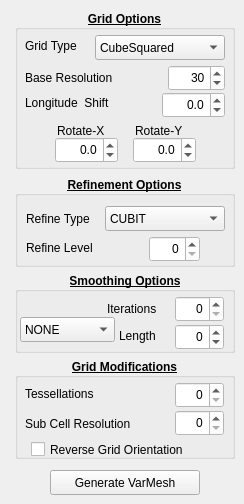
      <widget class="QWidget" name="VrmOpts">
       <property name="enabled">
        <bool>true</bool>
       </property>
       <attribute name="title">
        <string>VRM</string>
       </attribute>
       <widget class="QGroupBox" name="refineOptions">
        <property name="geometry">
         <rect>
          <x>15</x>
          <y>176</y>
          <width>220</width>
          <height>91</height>
         </rect>
        </property>
        <property name="sizePolicy">
         <sizepolicy hsizetype="Preferred" vsizetype="Preferred">
          <horstretch>0</horstretch>
          <verstretch>0</verstretch>
         </sizepolicy>
        </property>
        <property name="font">
         <font>
          <weight>75</weight>
          <bold>true</bold>
          <underline>true</underline>
         </font>
        </property>
        <property name="styleSheet">
         <string notr="true"/>
        </property>
        <property name="title">
         <string>Refinement Options</string>
        </property>
        <property name="alignment">
         <set>Qt::AlignCenter</set>
        </property>
        <widget class="QComboBox" name="refineTypeVal">
         <property name="geometry">
          <rect>
           <x>90</x>
           <y>30</y>
           <width>120</width>
           <height>25</height>
          </rect>
         </property>
         <property name="font">
          <font>
           <weight>50</weight>
           <bold>false</bold>
           <underline>false</underline>
          </font>
         </property>
         <property name="toolTip">
          <string/>
         </property>
         <property name="whatsThis">
          <string>&lt;html&gt;&lt;head/&gt;&lt;body&gt;&lt;p&gt;&lt;br/&gt;&lt;/p&gt;&lt;/body&gt;&lt;/html&gt;</string>
         </property>
         <item>
          <property name="text">
           <string>CUBIT</string>
          </property>
         </item>
         <item>
          <property name="text">
           <string>LOWCONN</string>
          </property>
         </item>
         <item>
          <property name="text">
           <string>LOWCONNold</string>
          </property>
         </item>
        </widget>
        <widget class="QLabel" name="refineTypeTxt">
         <property name="geometry">
          <rect>
           <x>11</x>
           <y>30</y>
           <width>77</width>
           <height>25</height>
          </rect>
         </property>
         <property name="font">
          <font>
           <weight>50</weight>
           <bold>false</bold>
           <underline>false</underline>
          </font>
         </property>
         <property name="text">
          <string>Refine Type</string>
         </property>
         <property name="buddy">
          <cstring>refineTypeVal</cstring>
         </property>
        </widget>
        <widget class="QSpinBox" name="refineLevelVal">
         <property name="geometry">
          <rect>
           <x>134</x>
           <y>60</y>
           <width>51</width>
           <height>26</height>
          </rect>
         </property>
         <property name="font">
          <font>
           <weight>50</weight>
           <bold>false</bold>
           <underline>false</underline>
          </font>
         </property>
         <property name="styleSheet">
          <string notr="true">background-color: rgb(255, 255, 255);</string>
         </property>
         <property name="alignment">
          <set>Qt::AlignRight|Qt::AlignTrailing|Qt::AlignVCenter</set>
         </property>
         <property name="maximum">
          <number>16</number>
         </property>
        </widget>
        <widget class="QLabel" name="refineLevelTxt">
         <property name="geometry">
          <rect>
           <x>11</x>
           <y>63</y>
           <width>81</width>
           <height>17</height>
          </rect>
         </property>
         <property name="font">
          <font>
           <weight>50</weight>
           <bold>false</bold>
           <underline>false</underline>
          </font>
         </property>
         <property name="text">
          <string>Refine Level</string>
         </property>
         <property name="buddy">
          <cstring>refineLevelVal</cstring>
         </property>
        </widget>
       </widget>
       <widget class="QGroupBox" name="smoothOptions">
        <property name="geometry">
         <rect>
          <x>15</x>
          <y>272</y>
          <width>220</width>
          <height>81</height>
         </rect>
        </property>
        <property name="font">
         <font>
          <weight>75</weight>
          <bold>true</bold>
          <underline>true</underline>
         </font>
        </property>
        <property name="title">
         <string>Smoothing Options</string>
        </property>
        <property name="alignment">
         <set>Qt::AlignCenter</set>
        </property>
        <widget class="QComboBox" name="smoothTypeVal">
         <property name="geometry">
          <rect>
           <x>5</x>
           <y>45</y>
           <width>95</width>
           <height>25</height>
          </rect>
         </property>
         <property name="font">
          <font>
           <weight>50</weight>
           <bold>false</bold>
           <underline>false</underline>
          </font>
         </property>
         <item>
          <property name="text">
           <string>NONE</string>
          </property>
         </item>
         <item>
          <property name="text">
           <string>SPRING</string>
          </property>
         </item>
         <item>
          <property name="text">
           <string>PRESSURE</string>
          </property>
         </item>
        </widget>
        <widget class="QLabel" name="smoothIterTxt">
         <property name="geometry">
          <rect>
           <x>92</x>
           <y>28</y>
           <width>64</width>
           <height>17</height>
          </rect>
         </property>
         <property name="font">
          <font>
           <weight>50</weight>
           <bold>false</bold>
           <underline>false</underline>
          </font>
         </property>
         <property name="text">
          <string>Iterations</string>
         </property>
        </widget>
        <widget class="QSpinBox" name="smoothIterVal">
         <property name="geometry">
          <rect>
           <x>160</x>
           <y>24</y>
           <width>49</width>
           <height>26</height>
          </rect>
         </property>
         <property name="font">
          <font>
           <weight>50</weight>
           <bold>false</bold>
           <underline>false</underline>
          </font>
         </property>
         <property name="styleSheet">
          <string notr="true">background-color: rgb(255, 255, 255);</string>
         </property>
         <property name="alignment">
          <set>Qt::AlignRight|Qt::AlignTrailing|Qt::AlignVCenter</set>
         </property>
         <property name="maximum">
          <number>999</number>
         </property>
        </widget>
        <widget class="QLabel" name="smoothDistTxt">
         <property name="geometry">
          <rect>
           <x>104</x>
           <y>55</y>
           <width>51</width>
           <height>17</height>
          </rect>
         </property>
         <property name="font">
          <font>
           <weight>50</weight>
           <bold>false</bold>
           <underline>false</underline>
          </font>
         </property>
         <property name="text">
          <string>Length</string>
         </property>
        </widget>
        <widget class="QSpinBox" name="smoothDistVal">
         <property name="geometry">
          <rect>
           <x>160</x>
           <y>52</y>
           <width>49</width>
           <height>26</height>
          </rect>
         </property>
         <property name="font">
          <font>
           <weight>50</weight>
           <bold>false</bold>
           <underline>false</underline>
          </font>
         </property>
         <property name="styleSheet">
          <string notr="true">background-color: rgb(255, 255, 255);</string>
         </property>
         <property name="alignment">
          <set>Qt::AlignRight|Qt::AlignTrailing|Qt::AlignVCenter</set>
         </property>
         <property name="minimum">
          <number>-1</number>
         </property>
        </widget>
       </widget>
       <widget class="QGroupBox" name="gridModifications">
        <property name="geometry">
         <rect>
          <x>15</x>
          <y>358</y>
          <width>220</width>
          <height>101</height>
         </rect>
        </property>
        <property name="font">
         <font>
          <weight>75</weight>
          <bold>true</bold>
          <underline>true</underline>
         </font>
        </property>
        <property name="title">
         <string>Grid Modifications</string>
        </property>
        <property name="alignment">
         <set>Qt::AlignCenter</set>
        </property>
        <widget class="QSpinBox" name="tessellationsVal">
         <property name="geometry">
          <rect>
           <x>160</x>
           <y>24</y>
           <width>49</width>
           <height>26</height>
          </rect>
         </property>
         <property name="font">
          <font>
           <weight>50</weight>
           <bold>false</bold>
           <underline>false</underline>
          </font>
         </property>
         <property name="styleSheet">
          <string notr="true">background-color: rgb(255, 255, 255);</string>
         </property>
         <property name="alignment">
          <set>Qt::AlignRight|Qt::AlignTrailing|Qt::AlignVCenter</set>
         </property>
        </widget>
        <widget class="QSpinBox" name="subCellResolutionVal">
         <property name="geometry">
          <rect>
           <x>160</x>
           <y>52</y>
           <width>49</width>
           <height>26</height>
          </rect>
         </property>
         <property name="font">
          <font>
           <weight>50</weight>
           <bold>false</bold>
           <underline>false</underline>
          </font>
         </property>
         <property name="styleSheet">
          <string notr="true">background-color: rgb(255, 255, 255);</string>
         </property>
         <property name="alignment">
          <set>Qt::AlignRight|Qt::AlignTrailing|Qt::AlignVCenter</set>
         </property>
        </widget>
        <widget class="QCheckBox" name="reverseOrientation">
         <property name="geometry">
          <rect>
           <x>16</x>
           <y>80</y>
           <width>191</width>
           <height>23</height>
          </rect>
         </property>
         <property name="font">
          <font>
           <weight>50</weight>
           <bold>false</bold>
           <underline>false</underline>
          </font>
         </property>
         <property name="styleSheet">
          <string notr="true">selection-color: rgb(255, 255, 255);</string>
         </property>
         <property name="text">
          <string>Reverse Grid Orientation</string>
         </property>
        </widget>
        <widget class="QLabel" name="tessellationsTxt">
         <property name="geometry">
          <rect>
           <x>10</x>
           <y>27</y>
           <width>91</width>
           <height>17</height>
          </rect>
         </property>
         <property name="font">
          <font>
           <weight>50</weight>
           <bold>false</bold>
           <underline>false</underline>
          </font>
         </property>
         <property name="text">
          <string>Tessellations</string>
         </property>
        </widget>
        <widget class="QLabel" name="subCellResolutionTxt">
         <property name="geometry">
          <rect>
           <x>10</x>
           <y>57</y>
           <width>131</width>
           <height>17</height>
          </rect>
         </property>
         <property name="font">
          <font>
           <weight>50</weight>
           <bold>false</bold>
           <underline>false</underline>
          </font>
         </property>
         <property name="text">
          <string>Sub Cell Resolution</string>
         </property>
        </widget>
       </widget>
       <widget class="QPushButton" name="calcVarMesh">
        <property name="geometry">
         <rect>
          <x>50</x>
          <y>470</y>
          <width>150</width>
          <height>25</height>
         </rect>
        </property>
        <property name="text">
         <string>Generate VarMesh</string>
        </property>
       </widget>
       <widget class="QGroupBox" name="gridOptions">
        <property name="geometry">
         <rect>
          <x>15</x>
          <y>10</y>
          <width>220</width>
          <height>159</height>
         </rect>
        </property>
        <property name="font">
         <font>
          <weight>75</weight>
          <bold>true</bold>
          <underline>true</underline>
         </font>
        </property>
        <property name="title">
         <string>Grid Options</string>
        </property>
        <property name="alignment">
         <set>Qt::AlignCenter</set>
        </property>
        <widget class="QComboBox" name="refineGridVal">
         <property name="geometry">
          <rect>
           <x>80</x>
           <y>25</y>
           <width>130</width>
           <height>25</height>
          </rect>
         </property>
         <property name="font">
          <font>
           <weight>50</weight>
           <bold>false</bold>
           <underline>false</underline>
          </font>
         </property>
         <property name="focusPolicy">
          <enum>Qt::ClickFocus</enum>
         </property>
         <item>
          <property name="text">
           <string>CubeSquared</string>
          </property>
         </item>
         <item>
          <property name="text">
           <string>Icosahedral</string>
          </property>
         </item>
        </widget>
        <widget class="QLabel" name="refineGridTxt">
         <property name="geometry">
          <rect>
           <x>10</x>
           <y>27</y>
           <width>64</width>
           <height>17</height>
          </rect>
         </property>
         <property name="font">
          <font>
           <weight>50</weight>
           <bold>false</bold>
           <underline>false</underline>
          </font>
         </property>
         <property name="text">
          <string>Grid Type</string>
         </property>
         <property name="buddy">
          <cstring>refineGridVal</cstring>
         </property>
        </widget>
        <widget class="QLabel" name="refineBaseTxt">
         <property name="geometry">
          <rect>
           <x>10</x>
           <y>59</y>
           <width>105</width>
           <height>17</height>
          </rect>
         </property>
         <property name="font">
          <font>
           <weight>50</weight>
           <bold>false</bold>
           <underline>false</underline>
          </font>
         </property>
         <property name="whatsThis">
          <string extracomment="This is what is is"/>
         </property>
         <property name="text">
          <string>Base Resolution</string>
         </property>
         <property name="buddy">
          <cstring>refineBaseVal</cstring>
         </property>
        </widget>
        <widget class="QSpinBox" name="refineBaseVal">
         <property name="geometry">
          <rect>
           <x>153</x>
           <y>55</y>
           <width>57</width>
           <height>26</height>
          </rect>
         </property>
         <property name="font">
          <font>
           <weight>50</weight>
           <bold>false</bold>
           <underline>false</underline>
          </font>
         </property>
         <property name="toolTip">
          <string>&lt;html&gt;&lt;head/&gt;&lt;body&gt;&lt;p&gt;&lt;br/&gt;&lt;/p&gt;&lt;/body&gt;&lt;/html&gt;</string>
         </property>
         <property name="toolTipDuration">
          <number>-1</number>
         </property>
         <property name="styleSheet">
          <string notr="true">background-color: rgb(255, 255, 255);</string>
         </property>
         <property name="alignment">
          <set>Qt::AlignRight|Qt::AlignTrailing|Qt::AlignVCenter</set>
         </property>
         <property name="minimum">
          <number>4</number>
         </property>
         <property name="maximum">
          <number>480</number>
         </property>
         <property name="value">
          <number>30</number>
         </property>
        </widget>
        <widget class="QLabel" name="lonShiftTxt">
         <property name="geometry">
          <rect>
           <x>10</x>
           <y>84</y>
           <width>111</width>
           <height>17</height>
          </rect>
         </property>
         <property name="font">
          <font>
           <weight>50</weight>
           <bold>false</bold>
           <underline>false</underline>
          </font>
         </property>
         <property name="text">
          <string>Longitude  Shift</string>
         </property>
        </widget>
        <widget class="QDoubleSpinBox" name="lonShiftVal">
         <property name="geometry">
          <rect>
           <x>147</x>
           <y>82</y>
           <width>63</width>
           <height>26</height>
          </rect>
         </property>
         <property name="font">
          <font>
           <weight>50</weight>
           <bold>false</bold>
           <underline>false</underline>
          </font>
         </property>
         <property name="styleSheet">
          <string notr="true">background-color: rgb(255, 255, 255);</string>
         </property>
         <property name="alignment">
          <set>Qt::AlignRight|Qt::AlignTrailing|Qt::AlignVCenter</set>
         </property>
         <property name="decimals">
          <number>1</number>
         </property>
         <property name="minimum">
          <double>-179.000000000000000</double>
         </property>
         <property name="maximum">
          <double>179.000000000000000</double>
         </property>
        </widget>
        <widget class="QLabel" name="RotateTxt">
         <property name="geometry">
          <rect>
           <x>42</x>
           <y>112</y>
           <width>61</width>
           <height>17</height>
          </rect>
         </property>
         <property name="font">
          <font>
           <weight>50</weight>
           <bold>false</bold>
           <underline>false</underline>
          </font>
         </property>
         <property name="text">
          <string>Rotate-X</string>
         </property>
        </widget>
        <widget class="QDoubleSpinBox" name="XrotateVal">
         <property name="geometry">
          <rect>
           <x>40</x>
           <y>127</y>
           <width>63</width>
           <height>26</height>
          </rect>
         </property>
         <property name="font">
          <font>
           <weight>50</weight>
           <bold>false</bold>
           <underline>false</underline>
          </font>
         </property>
         <property name="styleSheet">
          <string notr="true">background-color: rgb(255, 255, 255);</string>
         </property>
         <property name="alignment">
          <set>Qt::AlignRight|Qt::AlignTrailing|Qt::AlignVCenter</set>
         </property>
         <property name="decimals">
          <number>1</number>
         </property>
         <property name="minimum">
          <double>-179.000000000000000</double>
         </property>
         <property name="maximum">
          <double>179.000000000000000</double>
         </property>
        </widget>
        <widget class="QLabel" name="YrotateTxt">
         <property name="geometry">
          <rect>
           <x>120</x>
           <y>112</y>
           <width>71</width>
           <height>17</height>
          </rect>
         </property>
         <property name="font">
          <font>
           <weight>50</weight>
           <bold>false</bold>
           <underline>false</underline>
          </font>
         </property>
         <property name="text">
          <string>Rotate-Y</string>
         </property>
        </widget>
        <widget class="QDoubleSpinBox" name="YrotateVal">
         <property name="geometry">
          <rect>
           <x>118</x>
           <y>127</y>
           <width>63</width>
           <height>26</height>
          </rect>
         </property>
         <property name="font">
          <font>
           <weight>50</weight>
           <bold>false</bold>
           <underline>false</underline>
          </font>
         </property>
         <property name="styleSheet">
          <string notr="true">background-color: rgb(255, 255, 255);</string>
         </property>
         <property name="alignment">
          <set>Qt::AlignRight|Qt::AlignTrailing|Qt::AlignVCenter</set>
         </property>
         <property name="decimals">
          <number>1</number>
         </property>
         <property name="minimum">
          <double>-179.000000000000000</double>
         </property>
         <property name="maximum">
          <double>179.000000000000000</double>
         </property>
        </widget>
       </widget>
      </widget>
